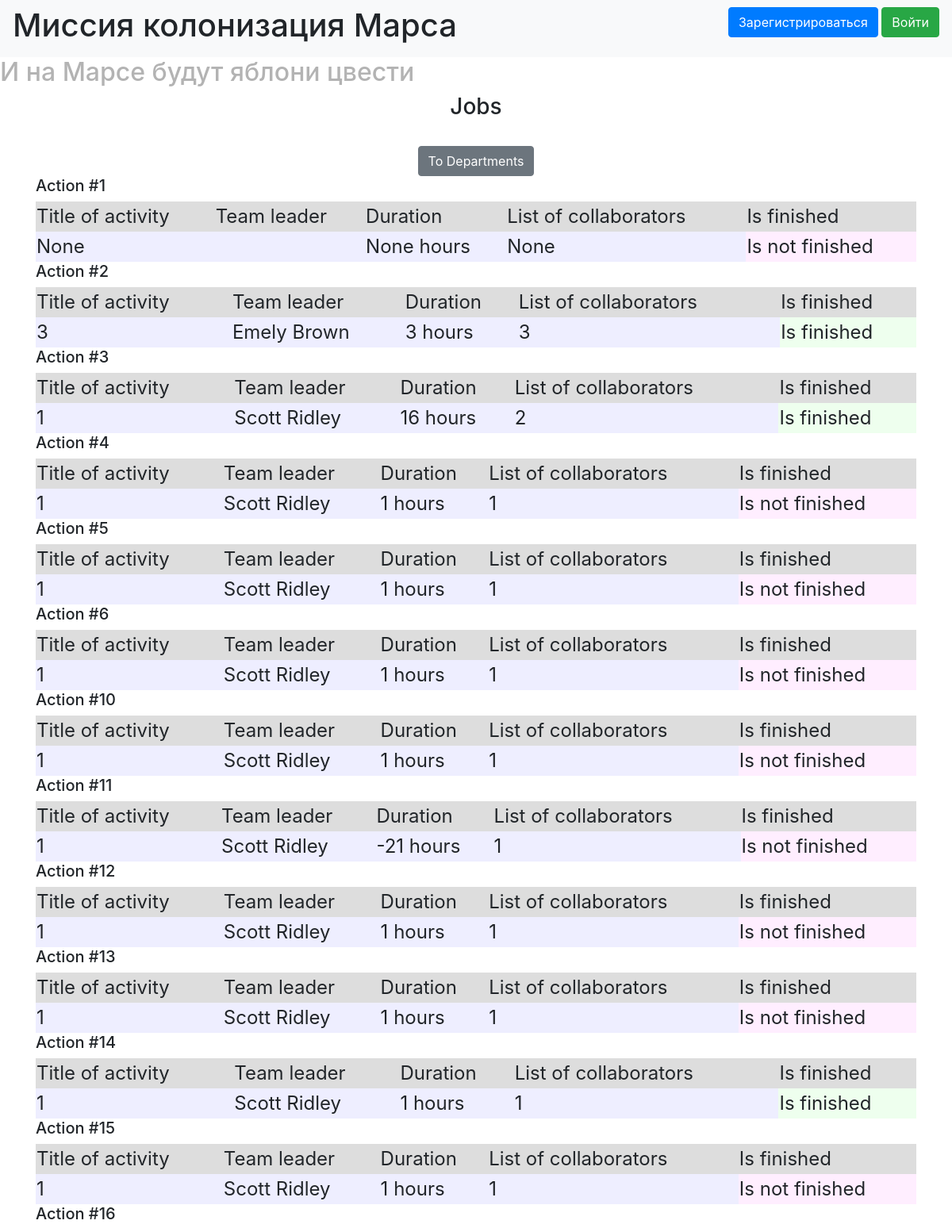
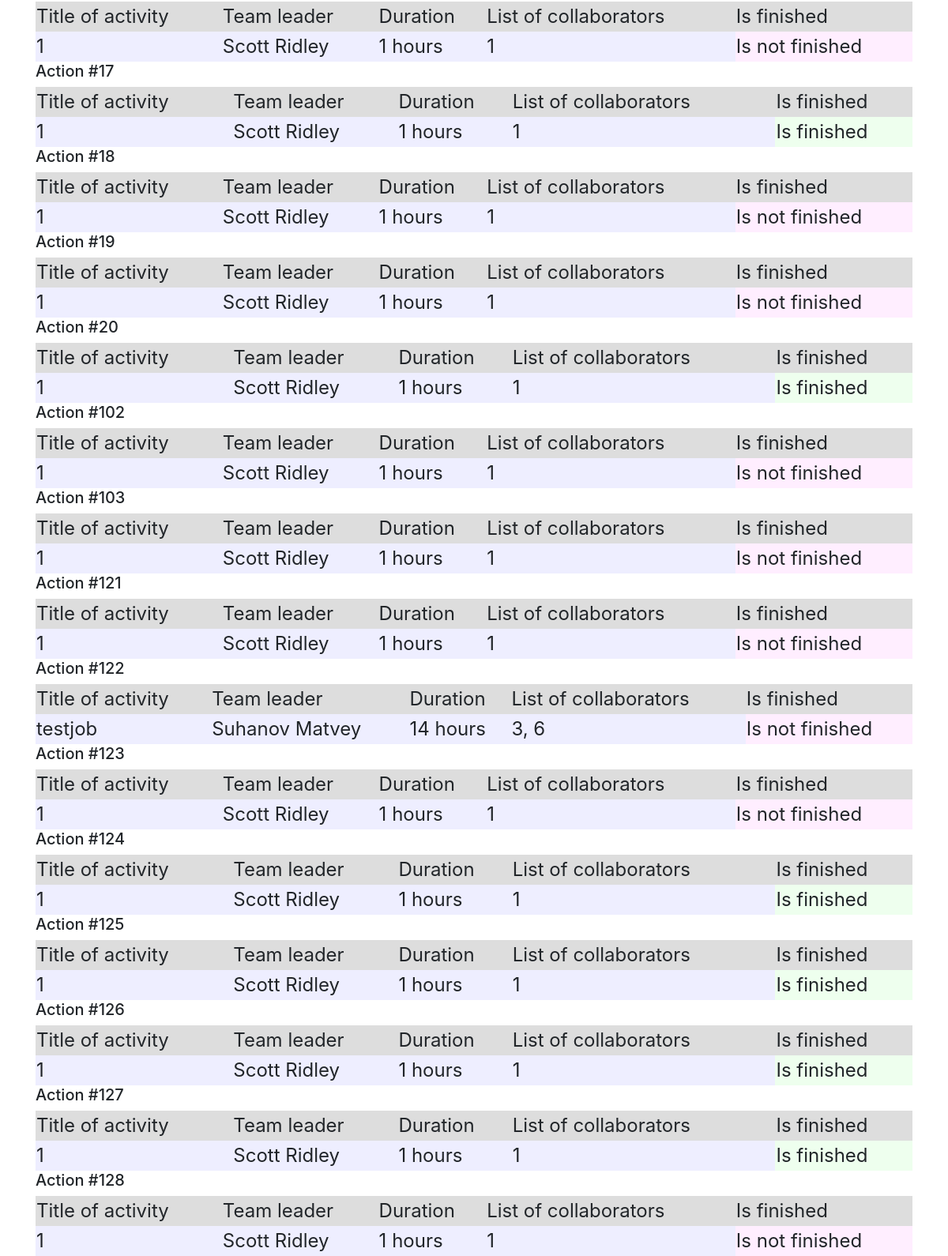
The page / on the database its author committed (2 pictures, top to bottom).
### data/jobs.py (models this page shows)
class Jobs(SqlAlchemyBase, SerializerMixin):
    __tablename__ = 'jobs'
    id = sqlalchemy.Column(sqlalchemy.Integer,
                           primary_key=True, autoincrement=True)
    team_leader = sqlalchemy.Column(sqlalchemy.Integer, sqlalchemy.ForeignKey("users.id"),
                                    nullable=True)
    job = sqlalchemy.Column(sqlalchemy.String, nullable=True)
    work_size = sqlalchemy.Column(sqlalchemy.Integer, nullable=True)
    collaborators = sqlalchemy.Column(sqlalchemy.String, nullable=True)
    start_date = sqlalchemy.Column(sqlalchemy.DateTime, nullable=True)
    end_date = sqlalchemy.Column(sqlalchemy.DateTime, nullable=True)
    is_finished = sqlalchemy.Column(sqlalchemy.Boolean, nullable=True)
    creator = sqlalchemy.Column(sqlalchemy.Integer, nullable=True)
    user = orm.relation('User')
    categories = orm.relation("CategoryJob",
                              secondary="jobs_to_category",
                              backref="jobs")

### data/users.py (models this page shows, shortened)
class User(SqlAlchemyBase, UserMixin, SerializerMixin):
    __tablename__ = 'users'
    id = sqlalchemy.Column(sqlalchemy.Integer,
                           primary_key=True, autoincrement=True)
    surname = sqlalchemy.Column(sqlalchemy.String, nullable=True)
    name = sqlalchemy.Column(sqlalchemy.String, nullable=True)
    age = sqlalchemy.Column(sqlalchemy.Integer, nullable=True)
    position = sqlalchemy.Column(sqlalchemy.String, nullable=True)
    speciality = sqlalchemy.Column(sqlalchemy.String, nullable=True)
    address = sqlalchemy.Column(sqlalchemy.String, nullable=True)
    email = sqlalchemy.Column(sqlalchemy.String, unique=True, nullable=True)
    hashed_password = sqlalchemy.Column(sqlalchemy.String, nullable=True)
    modified_date = sqlalchemy.Column(sqlalchemy.DateTime, default=datetime.datetime.now)
    city_from = sqlalchemy.Column(sqlalchemy.String, nullable=True)
    jobs = orm.relation("Jobs", back_populates='user')
    deps = orm.relation("Department", back_populates='user')

### main.py (the view)
@app.route("/")
def index():
    session = db_session.create_session()
    jobs = session.query(Jobs).all()
    return render_template("jobs.html", title="Mars Colonization", jobs=jobs)

### data/db_session.py (called while the page is built)
def create_session() -> Session:
    global __factory
    return __factory()

### templates/jobs.html (shortened to what this page needs)
{% extends "base.html" %}
{% block content %}
<h3 align="center">Jobs</h3> <br/>
<center>
    <a href="/departments" class="btn btn-secondary">To Departments</a>
</center>
{% for item in jobs%}
<div>
    <h5>Action #{{item.id}}</h5>
    <div>
        <table border="0" width="100%">
            <tr style="background-color: #DDDDDD; font-size: 1.5rem;">
                <td>Title of activity</td>
                <td>Team leader</td>
                <td>Duration</td>
                <td>List of collaborators</td>
                <td>Is finished</td>
            </tr>
            <tr style="font-size: 1.5rem;">
                <td style="background-color: #EEEEFF">{{ item.job }}</td>
                <td style="background-color: #EEEEFF">{{ item.user.surname }} {{ item.user.name }}</td>
                <td style="background-color: #EEEEFF">{{ item.work_size }} hours</td>
                <td style="background-color: #EEEEFF">{{ item.collaborators }}</td>
                {% if item.is_finished %}
                    <td style="background-color: #EEFFEE">Is finished</td>
                {% else %}
                    <td style="background-color: #FFEEFF">Is not finished</td>
                {% endif %}
            </tr>
        </table>
    </div>
</div>
{% endfor %}
{% endblock %}

### templates/base.html (shortened to what this page needs)
<!doctype html>
<html lang="en">
<head>
    <link rel="stylesheet"
          href="https://stackpath.bootstrapcdn.com/bootstrap/4.4.1/css/bootstrap.min.css"
>
    <link rel="stylesheet" type="text/css" href={{ url_for(
    'static', filename='css/style.css') }}/>
</head>
<body>
<header>
    <nav class="navbar navbar-light bg-light">
        <h1>Миссия колонизация Марса</h1>
        {% if current_user.is_authenticated %}
            <a class="navbar-brand" href="/logout">{{ current_user.name }}</a>
        {% else %}
            <p>
                <a class="btn btn-primary " href="/register">Зарегистрироваться</a>
                <a class="btn btn-success" href="/login">Войти</a>
            </p>
        {% endif %}
    </nav>
</header>
<h2>И на Марсе будут яблони цвести</h2>
<main role="main" class="container">
    {% block content %}{% endblock %}
</main>
</body>
</html>

### static/css/style.css (style rules this page uses)
h2 { color: #b3b3b3; }

### rows shown on the page
Jobs: id "1", job "None", work_size "None", collaborators "None", shows "Is not finished"
Jobs: id "2", job "3", user.surname "Emely", user.name "Brown", work_size "3", collaborators "3", is_finished "Is finished"
Jobs: id "3", job "1", user.surname "Scott", user.name "Ridley", work_size "16", collaborators "2", is_finished "Is finished"
Jobs: id "4", job "1", user.surname "Scott", user.name "Ridley", work_size "1", collaborators "1", is_finished "Is not finished"
Jobs: id "5", job "1", user.surname "Scott", user.name "Ridley", work_size "1", collaborators "1", is_finished "Is not finished"
Jobs: id "6", job "1", user.surname "Scott", user.name "Ridley", work_size "1", collaborators "1", is_finished "Is not finished"
Jobs: id "10", job "1", user.surname "Scott", user.name "Ridley", work_size "1", collaborators "1", is_finished "Is not finished"
Jobs: id "11", job "1", user.surname "Scott", user.name "Ridley", work_size "-21", collaborators "1", is_finished "Is not finished"
Jobs: id "12", job "1", user.surname "Scott", user.name "Ridley", work_size "1", collaborators "1", is_finished "Is not finished"
Jobs: id "13", job "1", user.surname "Scott", user.name "Ridley", work_size "1", collaborators "1", is_finished "Is not finished"
Jobs: id "14", job "1", user.surname "Scott", user.name "Ridley", work_size "1", collaborators "1", is_finished "Is finished"
Jobs: id "15", job "1", user.surname "Scott", user.name "Ridley", work_size "1", collaborators "1", is_finished "Is not finished"
Jobs: id "16", job "1", user.surname "Scott", user.name "Ridley", work_size "1", collaborators "1", is_finished "Is not finished"
Jobs: id "17", job "1", user.surname "Scott", user.name "Ridley", work_size "1", collaborators "1", is_finished "Is finished"
Jobs: id "18", job "1", user.surname "Scott", user.name "Ridley", work_size "1", collaborators "1", is_finished "Is not finished"
Jobs: id "19", job "1", user.surname "Scott", user.name "Ridley", work_size "1", collaborators "1", is_finished "Is not finished"
Jobs: id "20", job "1", user.surname "Scott", user.name "Ridley", work_size "1", collaborators "1", is_finished "Is finished"
Jobs: id "102", job "1", user.surname "Scott", user.name "Ridley", work_size "1", collaborators "1", is_finished "Is not finished"
Jobs: id "103", job "1", user.surname "Scott", user.name "Ridley", work_size "1", collaborators "1", is_finished "Is not finished"
Jobs: id "121", job "1", user.surname "Scott", user.name "Ridley", work_size "1", collaborators "1", is_finished "Is not finished"
Jobs: id "122", job "testjob", user.surname "Suhanov", user.name "Matvey", work_size "14", collaborators "3, 6", is_finished "Is not finished"
Jobs: id "123", job "1", user.surname "Scott", user.name "Ridley", work_size "1", collaborators "1", is_finished "Is not finished"
Jobs: id "124", job "1", user.surname "Scott", user.name "Ridley", work_size "1", collaborators "1", is_finished "Is finished"
Jobs: id "125", job "1", user.surname "Scott", user.name "Ridley", work_size "1", collaborators "1", is_finished "Is finished"
Jobs: id "126", job "1", user.surname "Scott", user.name "Ridley", work_size "1", collaborators "1", is_finished "Is finished"
Jobs: id "127", job "1", user.surname "Scott", user.name "Ridley", work_size "1", collaborators "1", is_finished "Is finished"
Jobs: id "128", job "1", user.surname "Scott", user.name "Ridley", work_size "1", collaborators "1", is_finished "Is not finished"
